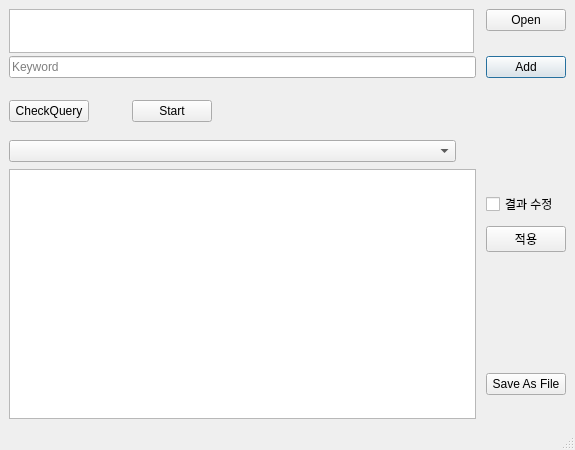
<?xml version="1.0" encoding="UTF-8"?>
<ui version="4.0">
 <class>MainWindow</class>
 <widget class="QMainWindow" name="MainWindow">
  <property name="geometry">
   <rect>
    <x>0</x>
    <y>0</y>
    <width>575</width>
    <height>450</height>
   </rect>
  </property>
  <property name="windowTitle">
   <string>MainWindow</string>
  </property>
  <widget class="QWidget" name="centralwidget">
   <layout class="QGridLayout" name="gridLayout">
    <item row="0" column="0">
     <layout class="QVBoxLayout" name="verticalLayout_10">
      <property name="spacing">
       <number>3</number>
      </property>
      <item>
       <layout class="QGridLayout" name="gridLayout_7">
        <property name="sizeConstraint">
         <enum>QLayout::SetMinimumSize</enum>
        </property>
        <property name="horizontalSpacing">
         <number>12</number>
        </property>
        <property name="verticalSpacing">
         <number>0</number>
        </property>
        <item row="1" column="1">
         <spacer name="verticalSpacer_2">
          <property name="orientation">
           <enum>Qt::Vertical</enum>
          </property>
          <property name="sizeType">
           <enum>QSizePolicy::Fixed</enum>
          </property>
          <property name="sizeHint" stdset="0">
           <size>
            <width>20</width>
            <height>22</height>
           </size>
          </property>
         </spacer>
        </item>
        <item row="0" column="1">
         <widget class="QPushButton" name="openFile_btn">
          <property name="text">
           <string>Open</string>
          </property>
         </widget>
        </item>
        <item row="0" column="0" rowspan="2">
         <widget class="QTextBrowser" name="FileDIR_Browser">
          <property name="sizePolicy">
           <sizepolicy hsizetype="Expanding" vsizetype="Ignored">
            <horstretch>0</horstretch>
            <verstretch>0</verstretch>
           </sizepolicy>
          </property>
         </widget>
        </item>
       </layout>
      </item>
      <item>
       <layout class="QVBoxLayout" name="verticalLayout_7">
        <item>
         <layout class="QHBoxLayout" name="horizontalLayout_11">
          <property name="spacing">
           <number>10</number>
          </property>
          <item>
           <widget class="QLineEdit" name="Query_LineEdit">
            <property name="sizePolicy">
             <sizepolicy hsizetype="Minimum" vsizetype="Fixed">
              <horstretch>0</horstretch>
              <verstretch>0</verstretch>
             </sizepolicy>
            </property>
            <property name="contextMenuPolicy">
             <enum>Qt::DefaultContextMenu</enum>
            </property>
            <property name="toolTip">
             <string>Input Search Keyword</string>
            </property>
            <property name="statusTip">
             <string/>
            </property>
            <property name="placeholderText">
             <string>Keyword</string>
            </property>
           </widget>
          </item>
          <item>
           <widget class="QPushButton" name="AddQuery_btn">
            <property name="sizePolicy">
             <sizepolicy hsizetype="Fixed" vsizetype="Fixed">
              <horstretch>0</horstretch>
              <verstretch>0</verstretch>
             </sizepolicy>
            </property>
            <property name="text">
             <string>Add</string>
            </property>
            <property name="default">
             <bool>true</bool>
            </property>
           </widget>
          </item>
         </layout>
        </item>
        <item>
         <layout class="QHBoxLayout" name="horizontalLayout_10">
          <property name="topMargin">
           <number>19</number>
          </property>
          <property name="bottomMargin">
           <number>14</number>
          </property>
          <item>
           <widget class="QPushButton" name="CheckQuery_btn">
            <property name="toolTip">
             <string>Keywords확인 및 변경</string>
            </property>
            <property name="text">
             <string>CheckQuery</string>
            </property>
           </widget>
          </item>
          <item>
           <spacer name="horizontalSpacer">
            <property name="orientation">
             <enum>Qt::Horizontal</enum>
            </property>
            <property name="sizeType">
             <enum>QSizePolicy::Fixed</enum>
            </property>
            <property name="sizeHint" stdset="0">
             <size>
              <width>40</width>
              <height>20</height>
             </size>
            </property>
           </spacer>
          </item>
          <item>
           <widget class="QPushButton" name="activateFunc_btn">
            <property name="toolTip">
             <string>작업시작</string>
            </property>
            <property name="text">
             <string>Start</string>
            </property>
           </widget>
          </item>
          <item>
           <spacer name="horizontalSpacer_2">
            <property name="orientation">
             <enum>Qt::Horizontal</enum>
            </property>
            <property name="sizeHint" stdset="0">
             <size>
              <width>338</width>
              <height>20</height>
             </size>
            </property>
           </spacer>
          </item>
         </layout>
        </item>
       </layout>
      </item>
      <item>
       <layout class="QHBoxLayout" name="horizontalLayout_13">
        <property name="spacing">
         <number>0</number>
        </property>
        <property name="topMargin">
         <number>1</number>
        </property>
        <property name="bottomMargin">
         <number>1</number>
        </property>
        <item>
         <widget class="QComboBox" name="SelectKeyword_cbox">
          <property name="sizePolicy">
           <sizepolicy hsizetype="Expanding" vsizetype="Fixed">
            <horstretch>0</horstretch>
            <verstretch>0</verstretch>
           </sizepolicy>
          </property>
         </widget>
        </item>
        <item>
         <spacer name="horizontalSpacer_3">
          <property name="orientation">
           <enum>Qt::Horizontal</enum>
          </property>
          <property name="sizeType">
           <enum>QSizePolicy::Fixed</enum>
          </property>
          <property name="sizeHint" stdset="0">
           <size>
            <width>110</width>
            <height>20</height>
           </size>
          </property>
         </spacer>
        </item>
       </layout>
      </item>
     </layout>
    </item>
    <item row="1" column="0">
     <layout class="QHBoxLayout" name="horizontalLayout_14">
      <property name="spacing">
       <number>10</number>
      </property>
      <item>
       <widget class="QTableWidget" name="ViewResult_table">
        <property name="sizePolicy">
         <sizepolicy hsizetype="Expanding" vsizetype="Preferred">
          <horstretch>0</horstretch>
          <verstretch>0</verstretch>
         </sizepolicy>
        </property>
       </widget>
      </item>
      <item>
       <layout class="QVBoxLayout" name="verticalLayout_9">
        <item>
         <layout class="QVBoxLayout" name="verticalLayout_8">
          <item>
           <widget class="QCheckBox" name="FlagEditable_chbox">
            <property name="toolTip">
             <string>더블클릭시 수정가능</string>
            </property>
            <property name="text">
             <string>결과 수정</string>
            </property>
           </widget>
          </item>
          <item>
           <widget class="QPushButton" name="changeAdmit_btn">
            <property name="text">
             <string>적용</string>
            </property>
            <property name="autoDefault">
             <bool>true</bool>
            </property>
           </widget>
          </item>
         </layout>
        </item>
        <item>
         <spacer name="verticalSpacer">
          <property name="orientation">
           <enum>Qt::Vertical</enum>
          </property>
          <property name="sizeType">
           <enum>QSizePolicy::Preferred</enum>
          </property>
          <property name="sizeHint" stdset="0">
           <size>
            <width>20</width>
            <height>88</height>
           </size>
          </property>
         </spacer>
        </item>
        <item>
         <widget class="QPushButton" name="SaveAsFIle_btn">
          <property name="text">
           <string>Save As File</string>
          </property>
         </widget>
        </item>
       </layout>
      </item>
     </layout>
    </item>
   </layout>
  </widget>
  <widget class="QMenuBar" name="menubar">
   <property name="geometry">
    <rect>
     <x>0</x>
     <y>0</y>
     <width>575</width>
     <height>20</height>
    </rect>
   </property>
  </widget>
  <widget class="QStatusBar" name="statusbar"/>
 </widget>
 <resources/>
 <connections/>
</ui>
